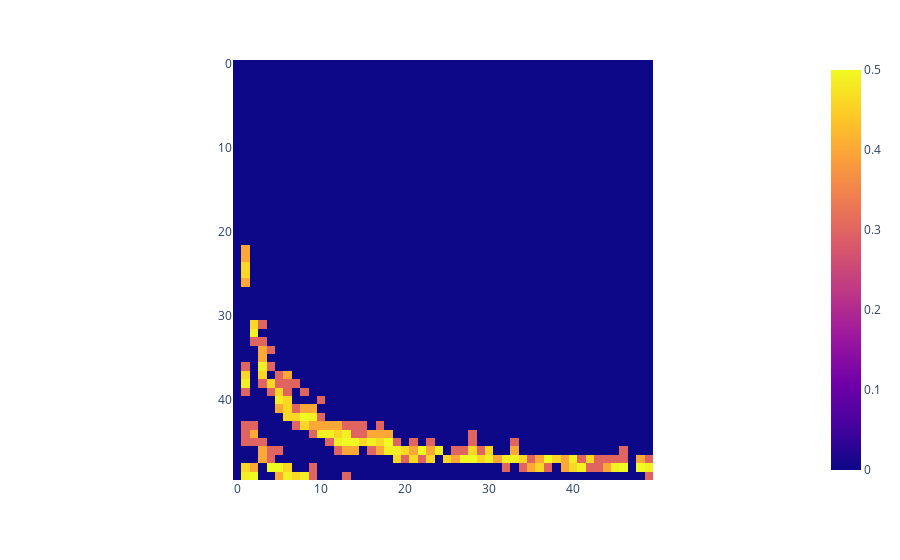

Here is the notebook cell this chart was saved with:
### Code cell
def heatmap(n, heat):
    return [heat[i:i + n] for i in range(0, len(heat), n)]
    
fig = px.imshow(heatmap(max(x), z))
fig.show()

### Figure 1 — Plotly figure (JSON) as saved in the notebook; plotly's stock layout.template omitted (floating-point values rounded to 4 significant figures; data arrays with more than 128 entries replaced by an {"elided": "..."} marker saying what was removed)
{"data": [{"coloraxis": "coloraxis", "hovertemplate": "x: %{x}<br>y: %{y}<br>color: %{z}<extra></extra>", "name": "0", "type": "heatmap", "xaxis": "x", "yaxis": "y", "z": {"elided": "50x50 float values"}}], "layout": {"coloraxis": {"colorscale": [[0, "#0d0887"], [0.1111, "#46039f"], [0.2222, "#7201a8"], [0.3333, "#9c179e"], [0.4444, "#bd3786"], [0.5556, "#d8576b"], [0.6667, "#ed7953"], [0.7778, "#fb9f3a"], [0.8889, "#fdca26"], [1, "#f0f921"]]}, "margin": {"t": 60}, "xaxis": {"anchor": "y", "constrain": "domain", "domain": [0, 1], "scaleanchor": "y"}, "yaxis": {"anchor": "x", "autorange": "reversed", "constrain": "domain", "domain": [0, 1]}}}
